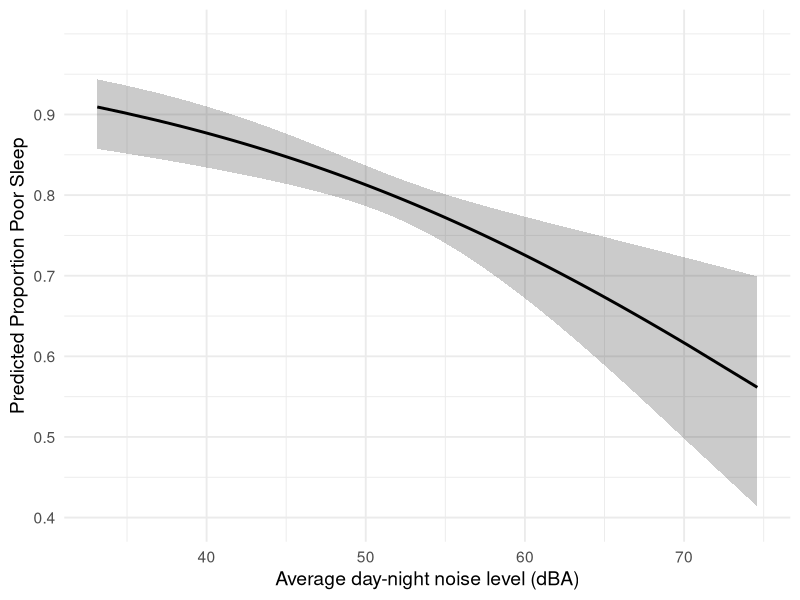
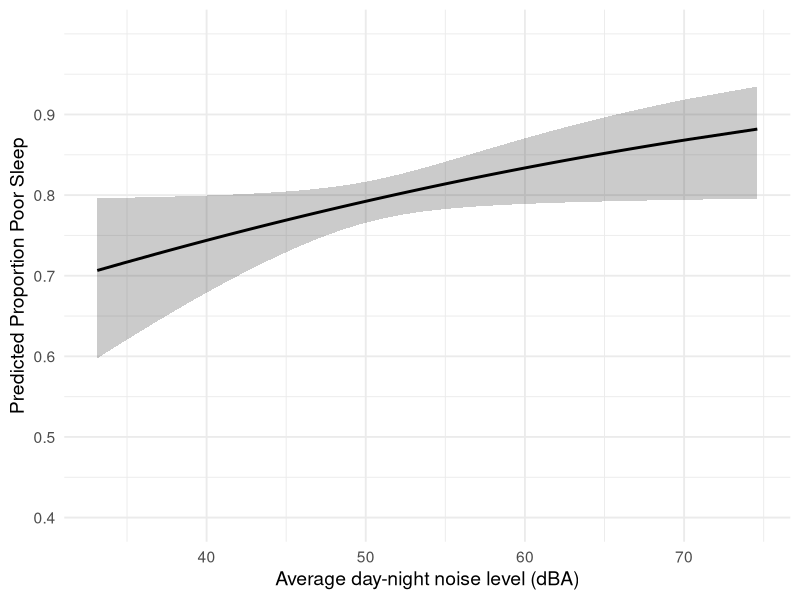
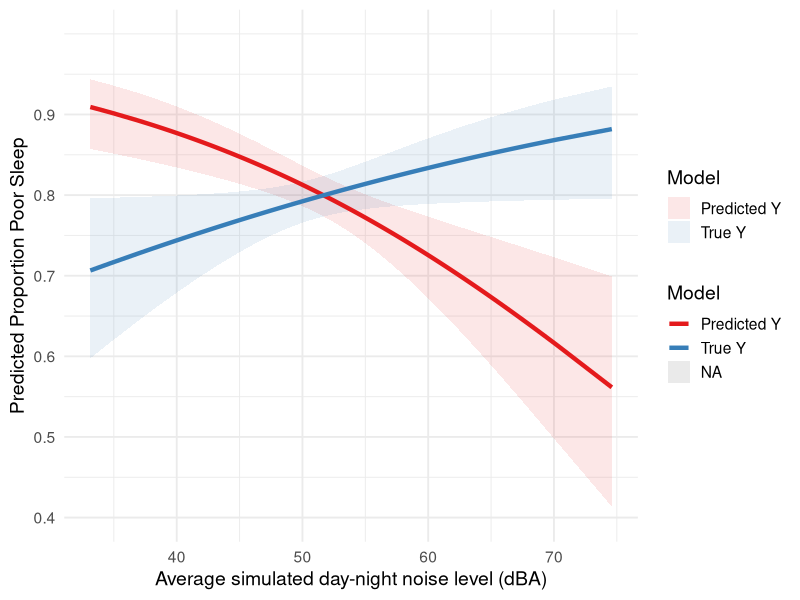

Reproduce these figures in R, in order.
library(tidyverse)
expit <- function(x) { exp(x)/(1+exp(x)) }
set.seed(1)
##########################################################################

# Second setting:
# When there is an association between X and Y the association between X and Ypred can go in the opposite direction or be null

##########################################################################	
	
# Generate auxiliary data 

	N<-10000

	# Generate covariates
	# Poverty will be a confounder
	
	    Race<-rmultinom(N,1,prob=c(.2,.45,1-.65))
   		White<-Race[2,]
		Black<-Race[1,]
		Poverty<-rbinom(N,1,.3*Black+.08*White)
		Homeowner<-rbinom(N,1,.1*Poverty*Black+.2*Poverty+.2)
		Population<-rnorm(N,3976,6765)
		NO2<-rnorm(N,10.1,4.5)
		PM25<-rnorm(N,9.1,1.9)
		Female<-rbinom(N,1,.45)
		Old<-rbinom(N,1,.05)		
	
	#Generate exposure, positive relationship with Poverty
		exp_mean<-Poverty*60+(1-Poverty)*52
		Exposure<-rnorm(N,exp_mean,4)

	#Generate Y, negatively associated with Poverty and positively associated with Exposure
#		Ypredictor<-Poverty*(Exposure-20)+(1-Poverty)*(Exposure+20)
		Ypredictor<-Poverty*(Exposure-15)+(1-Poverty)*(Exposure+15)
  		Y<-rbinom(N,1,Ypredictor/max(Ypredictor))
    
	#Save data
    
   	 	auxiliarydata<-as.data.frame(cbind(Y,Exposure,Population,NO2,PM25,Poverty,Black,White,Female,Old))
    
    
#Overwrite this to generate analysis data 

	N<-1000
	
	# Generate covariates
	# Poverty will be a confounder
	
	    Race<-rmultinom(N,1,prob=c(.2,.45,1-.65))
   		White<-Race[2,]
		Black<-Race[1,]
		Poverty<-rbinom(N,1,.3*Black+.08*White)
		Homeowner<-rbinom(N,1,.1*Poverty*Black+.2*Poverty+.2)
		Population<-rnorm(N,3976,6765)
		NO2<-rnorm(N,10.1,4.5)
		PM25<-rnorm(N,9.1,1.9)
		Female<-rbinom(N,1,.45)
		Old<-rbinom(N,1,.05)
		
	
	#Generate exposure, positive relationship with Poverty
		exp_mean<-Poverty*60+(1-Poverty)*50
		Exposure<-rnorm(N,exp_mean,5)

	#Generate Y, negatively associated with Poverty and positively associated with Exposure
#		Ypredictor<-Poverty*(Exposure-20)+(1-Poverty)*(Exposure+20)
		Ypredictor<-Poverty*(Exposure-15)+(1-Poverty)*(Exposure+15)
  		Y<-rbinom(N,1,Ypredictor/max(Ypredictor))
   
    
	#Save data
    
   	 	analysisdata<-as.data.frame(cbind(Y,Exposure,Population,NO2,PM25,Poverty,Black,White,Female, Old))
    
  

# Create analysis data outcome variable

	#Predict Y using auxiliary data

		Model1<-glm(Y~Poverty+Black+White+Female+Old, family=binomial, data=auxiliarydata)
		
	#Get fitted values for analysis data
		
		Ypred<-predict(Model1,newdata=analysisdata,type="response")
			

#Analyze data

	# Unadjusted model shows strong association
	
	p1<-glm(Ypred~Exposure, data=analysisdata, family=binomial())		
	summary(p1)
	
	# Using Y instead of Ypred, the true association is null
	
	p1true<-glm(Y~Exposure, data=analysisdata, family=binomial())		
	summary(p1true)


# Make Figure using Joan's code
# Joan will layer the picture for p1 over the picture for p1true

# plot for Ypred

	hyp_newdata1b <- with(analysisdata, data.frame(Exposure))
                                            
	hyp_newdata2b <- cbind(hyp_newdata1b, predict(p1, newdata = hyp_newdata1b, 
                                              type = "link", se = TRUE))
	hyp_newdata2b <- within(hyp_newdata2b, {
			  PredictedProb <- plogis(fit)
			  LL <- plogis(fit - (1.96 * se.fit))
			  UL <- plogis(fit + (1.96 * se.fit))
			})

		ggplot(hyp_newdata2b, aes(x = Exposure, y = PredictedProb)) + 
		geom_ribbon(aes(ymin = LL, ymax = UL), alpha = 0.25) + 
 		geom_line(aes(), size = 1) +
		scale_y_continuous("Predicted Proportion Poor Sleep", breaks = c(.4, .5 ,.6, .7, .8, .9), limits=c(0.4, 1)) +
		theme_minimal(base_size = 14) +
		scale_x_continuous("Average day-night noise level (dBA)",breaks=c(40, 50,60,70),labels=c("40","50","60","70"))


# plot for true Y

	hyp_newdata1c <- with(analysisdata, data.frame(Exposure))
                                            
	hyp_newdata2c <- cbind(hyp_newdata1c, predict(p1true, newdata = hyp_newdata1c, 
                                              type = "link", se = TRUE))
	hyp_newdata2c <- within(hyp_newdata2c, {
			  PredictedProb <- plogis(fit)
			  LL <- plogis(fit - (1.96 * se.fit))
			  UL <- plogis(fit + (1.96 * se.fit))
			})

		ggplot(hyp_newdata2c, aes(x = Exposure, y = PredictedProb)) + 
		geom_ribbon(aes(ymin = LL, ymax = UL), alpha = 0.25) + 
 		geom_line(aes(), size = 1) +
		scale_y_continuous("Predicted Proportion Poor Sleep", breaks = c(.4, .5 ,.6, .7, .8, .9), limits=c(0.4, 1)) +
		theme_minimal(base_size = 14) +
		scale_x_continuous("Average day-night noise level (dBA)",breaks=c(40, 50,60,70),labels=c("40","50","60","70"))

		#Together truth and predicted for scenario 1
		hyp_newdata2c$TrueY <- 1
		hyp_newdata2b$TrueY <- 0
		hyp_newdata2d <- rbind(hyp_newdata2b,hyp_newdata2c)
		
		#Save plot
tiff(filename = "/Users/joancasey/Documents/Columbia/RMF/Urban_Institute/Scenario2_Pred_True_Y.tiff", type = "cairo" ,  res=300, height = 5, width = 6, units = "in")
ggplot(hyp_newdata2d, aes(x = Exposure, y = PredictedProb, 
		                  group = factor(TrueY), color = factor(TrueY), fill = factor(TrueY))) + 
		  geom_ribbon(aes(ymin = LL, ymax = UL, fill = factor(TrueY), color = NA), alpha = 0.1) + 
		  geom_line(aes(color = factor(TrueY)), size = 1.5) +
		  scale_color_brewer("Model", palette="Set1", labels = c("Predicted Y","True Y")) +
		  scale_fill_brewer("Model", palette="Set1", labels = c("Predicted Y","True Y"))+
      scale_y_continuous("Predicted Proportion Poor Sleep", breaks = c(.4, .5 ,.6, .7, .8, .9), limits=c(0.4, 1)) +
      theme_minimal(base_size = 14) +
      scale_x_continuous("Average simulated day-night noise level (dBA)",breaks=c(40, 50,60,70),labels=c("40","50","60","70"))
dev.off()
	
	

